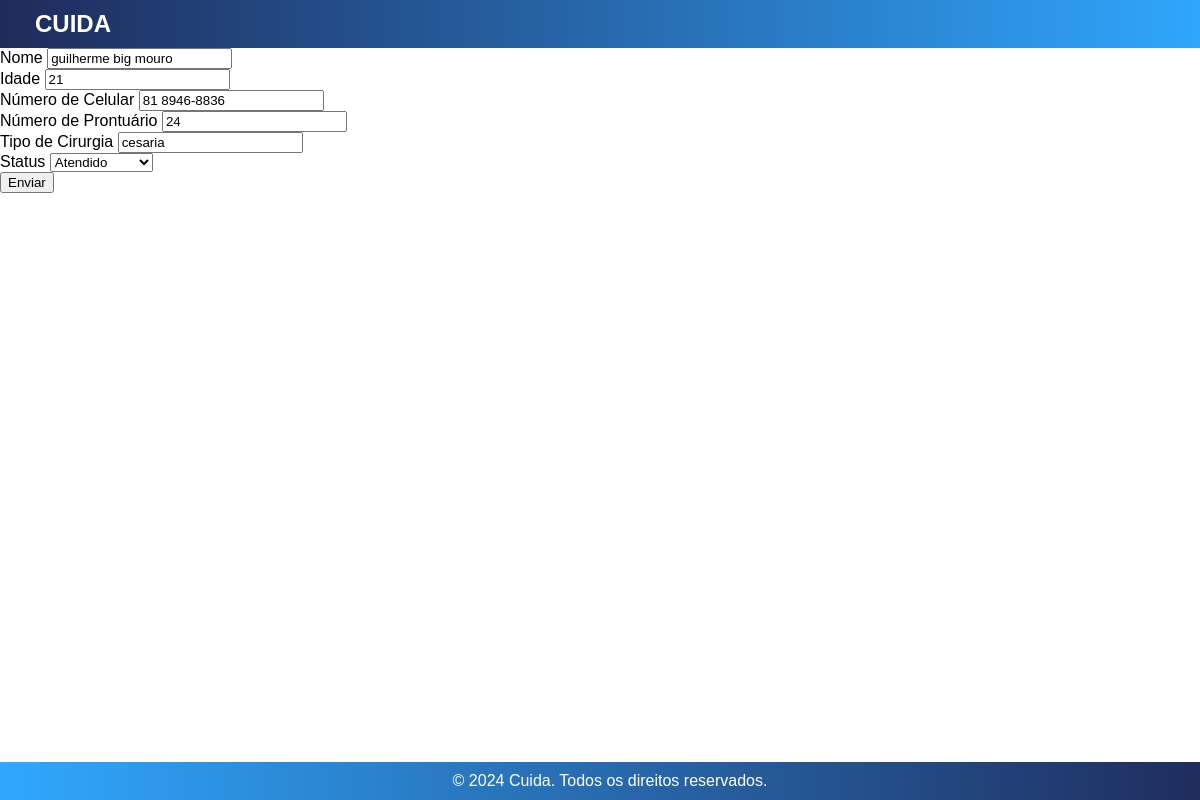
/update/17/ (signed in), run on the app's committed database.
### app_cuida/models.py (models this page shows, shortened)
class Paciente(models.Model):
    ATENDIDO = 'Atendido'
    NAO_ATENDIDO = 'Não atendido'
    STATUS_CHOICES = [
        (ATENDIDO, 'Atendido'),
        (NAO_ATENDIDO, 'Não Atendido'),
    ]
    id_paciente = models.AutoField(primary_key=True)
    nome = models.CharField(max_length=25, null=True, blank=True)
    idade = models.IntegerField(null=True, blank=True)
    numero_celular = models.CharField(max_length=15, null=True, blank=True)
    numero_prontuario = models.CharField(max_length=15, null=True, blank=True)
    tipo_cirurgia = models.CharField(max_length=15, null=True, blank=True)
    status = models.CharField(
        max_length=12,
        choices=STATUS_CHOICES,
        default=NAO_ATENDIDO
    )

### app_cuida/views.py (the view, shortened to what this page needs)
# urls.py: path('update/<int:id_paciente>/', views.update, name='update_paciente'),
@login_required(login_url='login')
def update(request, id_paciente):
    paciente = Paciente.objects.filter(id_paciente=id_paciente).first()
    context = {
        'paciente': paciente
    }
    return render(request, 'cadastro/form.html', context)

### app_cuida/templates/cadastro/form.html (shortened to what this page needs)
{% extends 'base/base.html' %}
{% load static %}
{% block content %}
<link rel="stylesheet" href="{% static 'css/base.css' %}?v=1.0">
<form action="." method="post">
  <div class="form-group">
    <label for="nome">Nome</label>
    <input type="text" id="nome" name="nome" class="form-control" value="{{paciente.nome}}">
  </div>
  <div class="form-group">
    <label for="idade">Idade</label>
    <input type="number" id="idade" name="idade" class="form-control" value="{{paciente.idade}}">
  </div>
  <div class="form-group">
    <label for="numero_celular">Número de Celular</label>
    <input type="text" id="numero_celular" name="numero_celular" class="form-control" value="{{paciente.numero_celular}}">
  </div>
  <div class="form-group">
    <label for="numero_prontuario">Número de Prontuário</label>
    <input type="text" id="numero_prontuario" name="numero_prontuario" class="form-control" value="{{paciente.numero_prontuario}}">
  </div>
  <div class="form-group">
    <label for="tipo_cirurgia">Tipo de Cirurgia</label>
    <input type="text" id="tipo_cirurgia" name="tipo_cirurgia" class="form-control" value="{{paciente.tipo_cirurgia}}">
  </div>
  <div class="form-group">
    <label for="status">Status</label>
    <select id="status" name="status" class="form-control" value="{{paciente.status}}">
      <option value="ATENDIDO">Atendido</option>
    </select>
  </div>
  <button type="submit" class="btn btn-primary">Enviar</button>
</form>
{% endblock %}

### app_cuida/static/css/base.css (style rules this page uses)
html, body { margin: 0; padding: 0; height: 100%; font-family: Arial, sans-serif; display: flex; flex-direction: column; }
body { min-height: 100vh; }

### data on the page
Paciente: nome "guilherme big mouro", idade "21", numero_celular "81 8946-8836", numero_prontuario "24", tipo_cirurgia "cesaria", status "Atendido"
